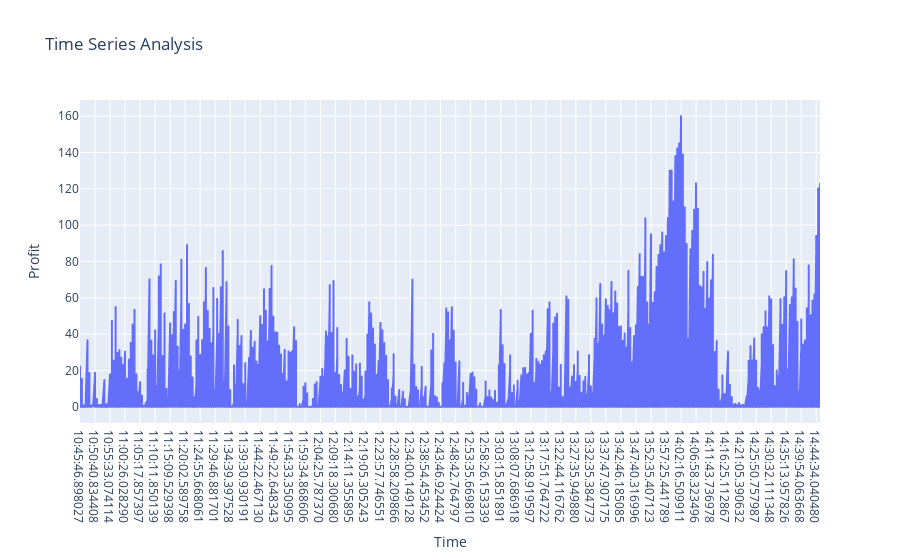

Notebook cell for this chart:
### Markdown cell above
##### Time Series Analysis
- Analyze the time series data to identify any patterns or trends in the arbitrage opportunities.

### Code cell
time_series = control_df.reset_index()

time_series_plot = px.line(
    time_series,
    x='current_datetime', 
    y='profit', 
    title='Time Series Analysis',
    labels={'current_datetime': 'Time', 'profit':'Profit'}
)
time_series_plot.show()

### Figure 1 — Plotly figure (JSON) as saved in the notebook; plotly's stock layout.template omitted (floating-point values rounded to 4 significant figures; data arrays with more than 128 entries replaced by an {"elided": "..."} marker saying what was removed)
{"data": [{"hovertemplate": "Time=%{x}<br>Profit=%{y}<extra></extra>", "legendgroup": "", "line": {"color": "#636efa", "dash": "solid"}, "marker": {"symbol": "circle"}, "mode": "lines", "name": "", "showlegend": false, "type": "scattergl", "x": {"elided": "3987 str values"}, "xaxis": "x", "y": {"elided": "3987 float values"}, "yaxis": "y"}], "layout": {"legend": {"tracegroupgap": 0}, "title": {"text": "Time Series Analysis"}, "xaxis": {"anchor": "y", "domain": [0, 1], "title": {"text": "Time"}}, "yaxis": {"anchor": "x", "domain": [0, 1], "title": {"text": "Profit"}}}}
